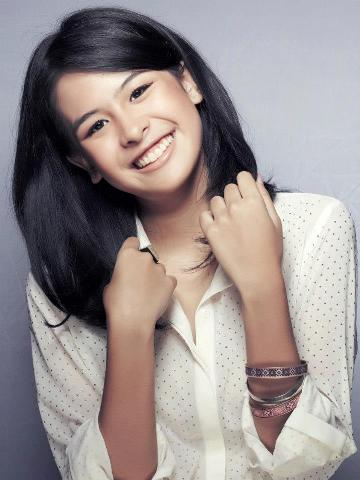
#> input picture fourier/maudy.jpg, 360 x 480 px
$ jupyter execute basic-image-cosine-transform.ipynb
#> lines starting #> are read from the running program, lines starting #| are printed output that depends on the picture
[cell 1]
from matplotlib import pyplot as plt

from scipy.fftpack import dct
from scipy.fftpack import idct
from scipy.interpolate import interp1d

from PIL import Image

import cv2
import numpy as np

[cell 2]
img = cv2.imread('maudy.jpg',0)
#> img: shape (480, 360); min 0, max 255, mean 147.1

[cell 3]
def dct2(a):
    return dct(dct( a, axis=0, norm='ortho' ), axis=1, norm='ortho' )

def idct2(a):
    return idct(idct( a, axis=0 , norm='ortho'), axis=1 , norm='ortho')

[cell 4]
img_dct = dct2(img)
img_idct = idct2(img_dct)

# Calculate spectrum
magnitude_spectrum = 20*np.log(np.abs(img_dct))
magnitude_spectrum[magnitude_spectrum < 0] = 0
#> magnitude_spectrum: shape (480, 360) float64; min 0, max 220.4, mean 33.4
ori_combine = np.concatenate((magnitude_spectrum, img_idct), axis=1)
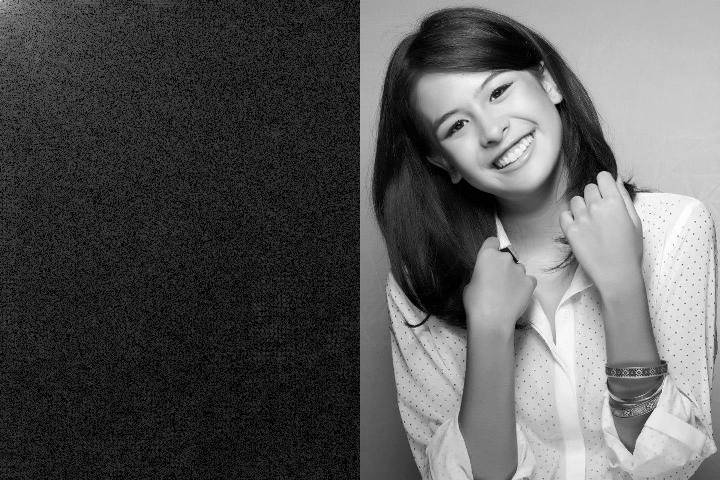
#> ori_combine: shape (480, 720) float64; min -1.4e-13, max 255, mean 90.3; drawn with min black and max white

# Showing
plt.figure()
plt.figure(figsize=(12 * 2, 9))
plt.axis('off')
plt.imshow(ori_combine, cmap = 'gray')
plt.show()

[cell 5]
def diagonalFiltering(arr, start, end):
#> called with start = 0, end = 100
    y_size, x_size = arr.shape
#> y_size = 480; x_size = 360
    arr_1 = np.tile(np.arange(y_size).reshape(y_size, 1), (1, x_size))
    arr_2 = np.tile(np.arange(x_size).reshape(1, x_size), (y_size, 1))
    arr_3 = np.add(arr_1, arr_2)
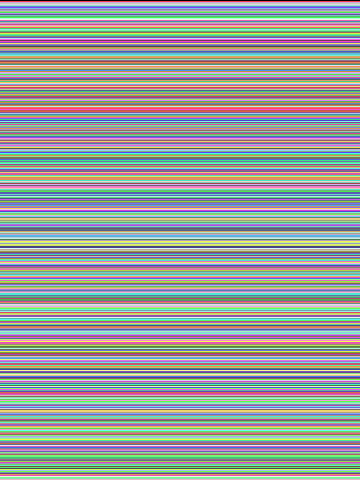
#> arr_1: shape (480, 360) int64; 480 distinct labels, from 0 to 479; one colour per label, 0 black
    arr_4 = np.logical_and(arr_3 > start, arr_3 < end)
    arr[arr_4] = 1
    return arr

[cell 6]
img_dct_lpf = img_dct.copy()

# Masking
img_dct_lpf = diagonalFiltering(img_dct_lpf, 0, 100)

# Inverse Transform
img_idct_lpf = idct2(img_dct_lpf)

# Calculate spectrum
magnitude_spectrum_lpf = 20*np.log(np.abs(img_dct_lpf))
magnitude_spectrum_lpf[magnitude_spectrum_lpf < 0] = 0
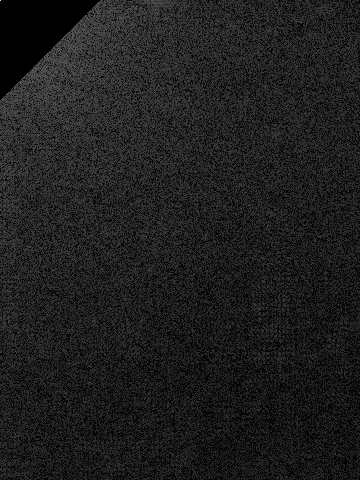
#> magnitude_spectrum_lpf: shape (480, 360) float64; min 0, max 220.4, mean 31.1
lpf_combine = np.concatenate((magnitude_spectrum_lpf, img_idct_lpf), axis=1)
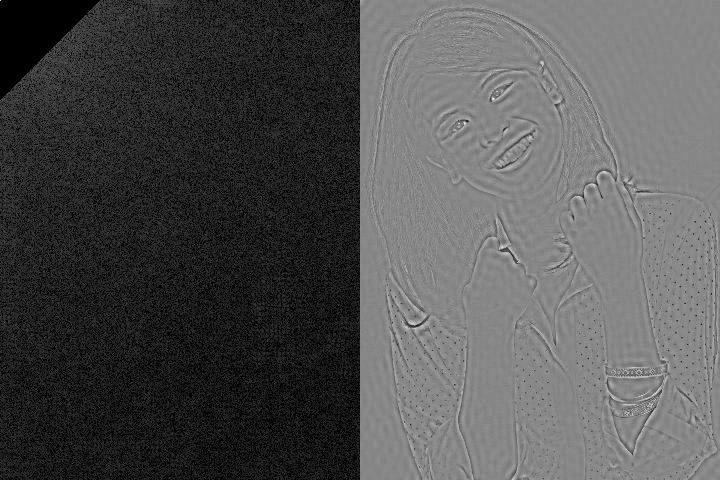
#> lpf_combine: shape (480, 720) float64; min 0, max 276.6, mean 89.1; drawn with min black and max white

# Showing
plt.figure()
plt.figure(figsize=(12 * 2, 9))
plt.axis('off')
plt.imshow(lpf_combine, cmap = 'gray')
plt.show()

[cell 7]
img_dct_hpf = img_dct.copy()
rows, cols = img_dct_hpf.shape
#> rows = 480; cols = 360

# Masking
img_dct_hpf = diagonalFiltering(img_dct_hpf, 200, 99999)

# Inverse Transform
img_idct_hpf = idct2(img_dct_hpf)

# Calculate spectrum
magnitude_spectrum_hpf = 20*np.log(np.abs(img_dct_hpf))
magnitude_spectrum_hpf[magnitude_spectrum_hpf < 0] = 0
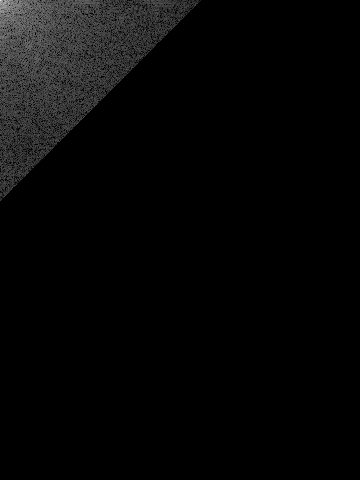
#> magnitude_spectrum_hpf: shape (480, 360) float64; min 0, max 220.4, mean 7
hpf_combine = np.concatenate((magnitude_spectrum_hpf, img_idct_hpf), axis=1)
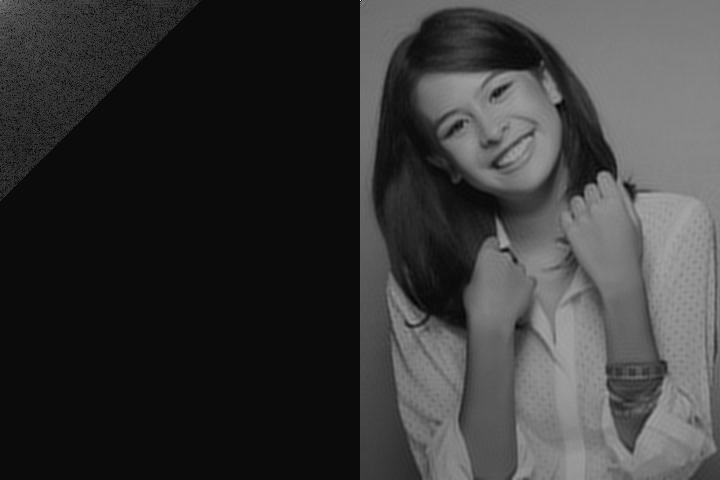
#> hpf_combine: shape (480, 720) float64; min -19.44, max 408.8, mean 77.1; drawn with min black and max white

# Showing
plt.figure()
plt.figure(figsize=(12 * 2, 9))
plt.axis('off')
plt.imshow(hpf_combine, cmap = 'gray')
plt.show()

[cell 8]
img_dct_xpf = img_dct.copy()
rows, cols = img_dct_hpf.shape

# Masking
img_dct_xpf = diagonalFiltering(img_dct_xpf, 300, 600)

# Inverse Transform
img_idct_xpf = idct2(img_dct_xpf)
#> in idct2 (call 4), `return idct(idct( a, axis=0 , norm='ortho'), axis=1 , norm='ortho')`:
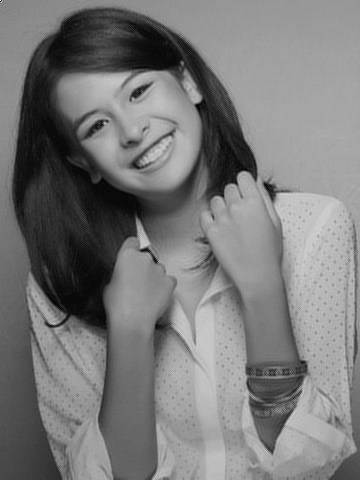
#> returned value: shape (480, 360) float64; min -11.24, max 320, mean 147.1; drawn with min black and max white

# Calculate spectrum
magnitude_spectrum_xpf = 20*np.log(np.abs(img_dct_xpf))
magnitude_spectrum_xpf[magnitude_spectrum_xpf < 0] = 0
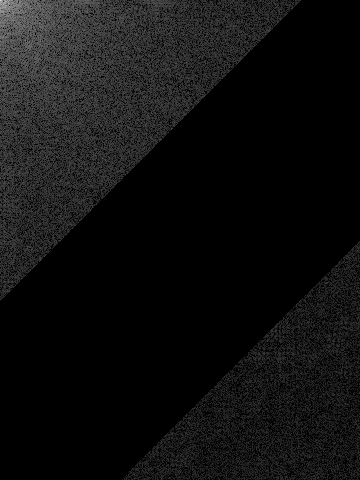
#> magnitude_spectrum_xpf: shape (480, 360) float64; min 0, max 220.4, mean 16.5
xpf_combine = np.concatenate((magnitude_spectrum_xpf, img_idct_xpf), axis=1)
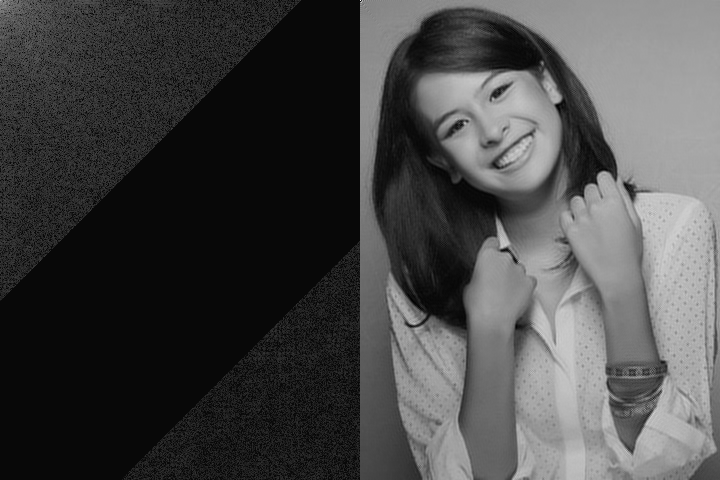
#> xpf_combine: shape (480, 720) float64; min -11.24, max 320, mean 81.8; drawn with min black and max white

# Showing
plt.figure()
plt.figure(figsize=(12 * 2, 9))
plt.axis('off')
plt.imshow(xpf_combine, cmap = 'gray')
plt.show()

[cell 9]
all_image = np.concatenate((ori_combine, hpf_combine, lpf_combine, xpf_combine), axis=0)
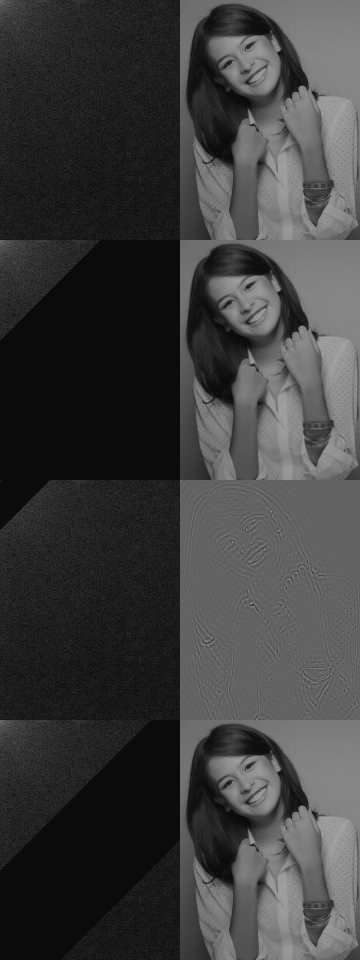
#> all_image: shape (1920, 720) float64 (shown at 1/2 size); min -19.44, max 408.8, mean 84.5; drawn with min black and max white


# # Show all result
plt.figure(figsize=(48, 18))
plt.axis('off')
plt.imsave('image_cosine_transform.png', all_image, cmap = 'gray')

$ run again, with fourier/anti-band-pass-filtering.png saved as fourier/maudy.jpg
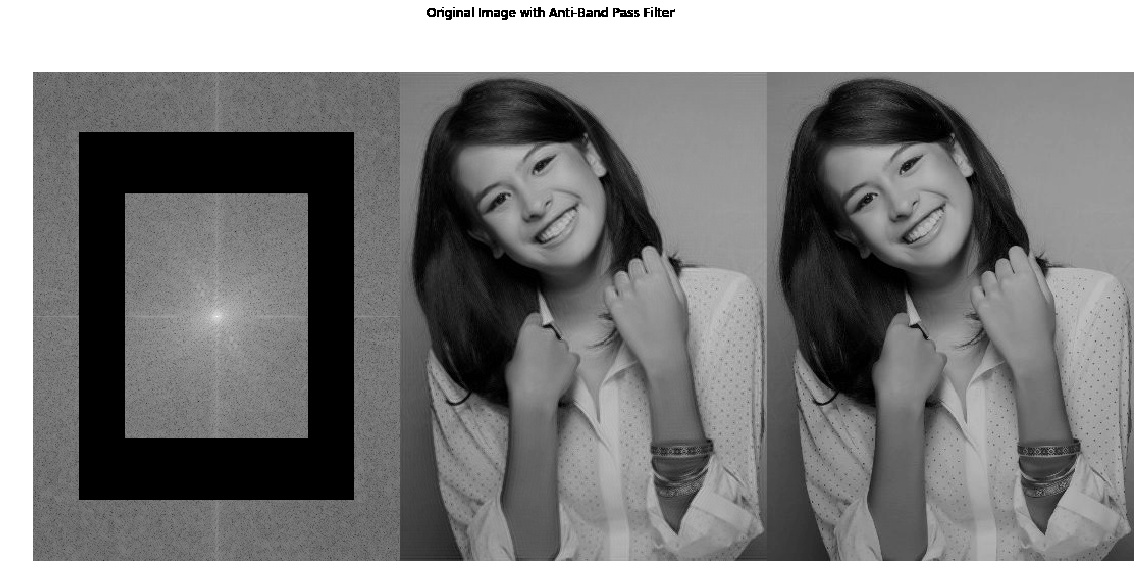
#> input picture fourier/anti-band-pass-filtering.png, 1141 x 585 px
#> img is the input picture: shape (585, 1141); min 0, max 255, mean 129.9
#> arr_1: shape (585, 1141) int64; 585 distinct labels, from 0 to 584
#> `magnitude_spectrum_xpf[magnitude_spectrum_xpf < 0] = 0`:
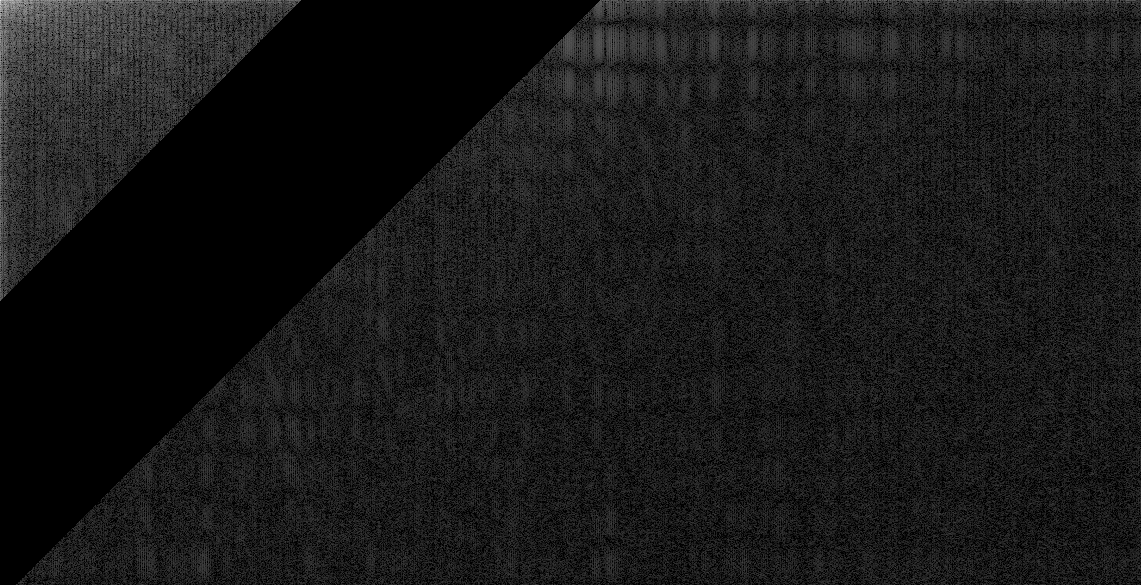
#> magnitude_spectrum_xpf: shape (585, 1141) float64; min 0, max 231.5, mean 24.7
#> `all_image = np.concatenate((ori_combine, hpf_combine, lpf_combine, xpf..`:
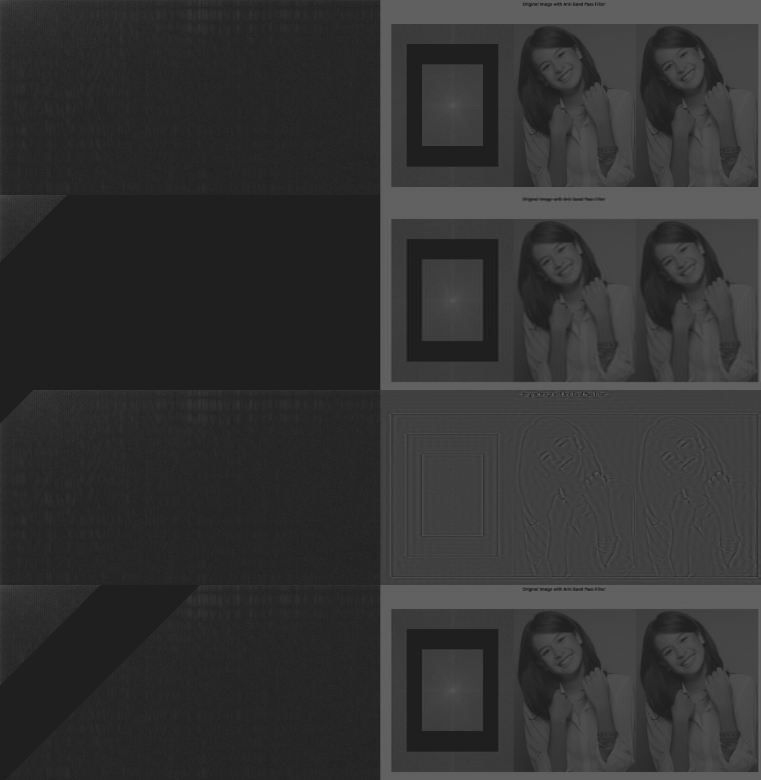
#> all_image: shape (2340, 2282) float64 (shown at 1/3 size); min -123.1, max 870.9, mean 76.4; drawn with min black and max white

$ run again, with fourier/image_fourier_transform.png saved as fourier/maudy.jpg
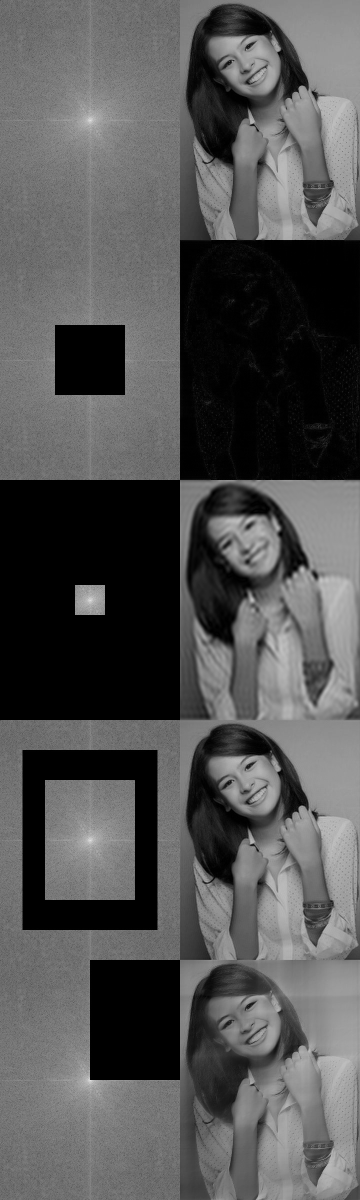
#> input picture fourier/image_fourier_transform.png, 720 x 2400 px (shown at 1/2 size)
#> img is the input picture: shape (2400, 720); min 0, max 255, mean 84
#> arr_1: shape (2400, 720) int64; 2400 distinct labels, from 0 to 2399
#> `all_image = np.concatenate((ori_combine, hpf_combine, lpf_combine, xpf..`:
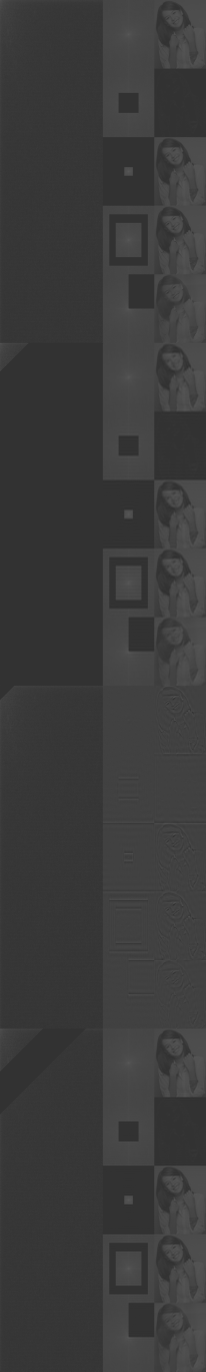
#> all_image: shape (9600, 1440) float64 (shown at 1/7 size); min -280.6, max 1140.2, mean 52; drawn with min black and max white
